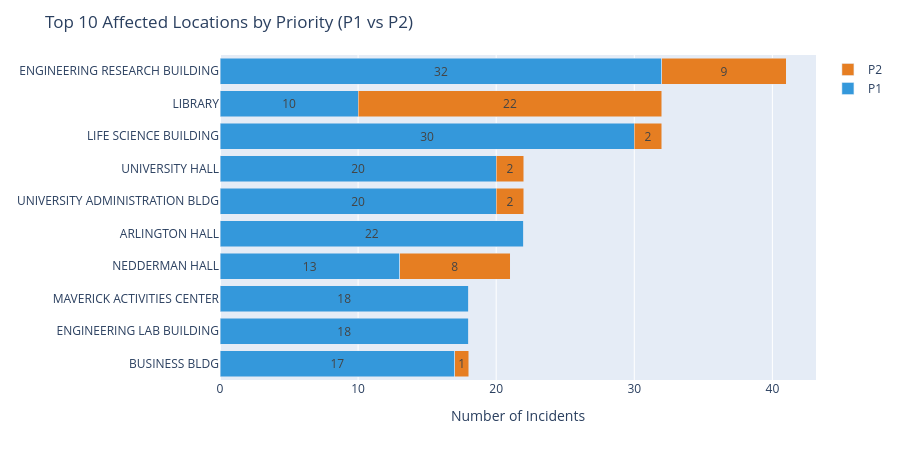
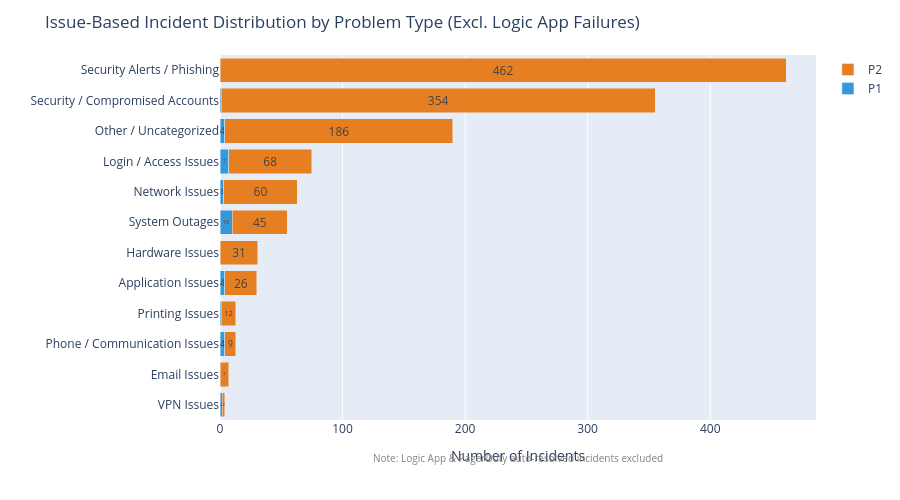
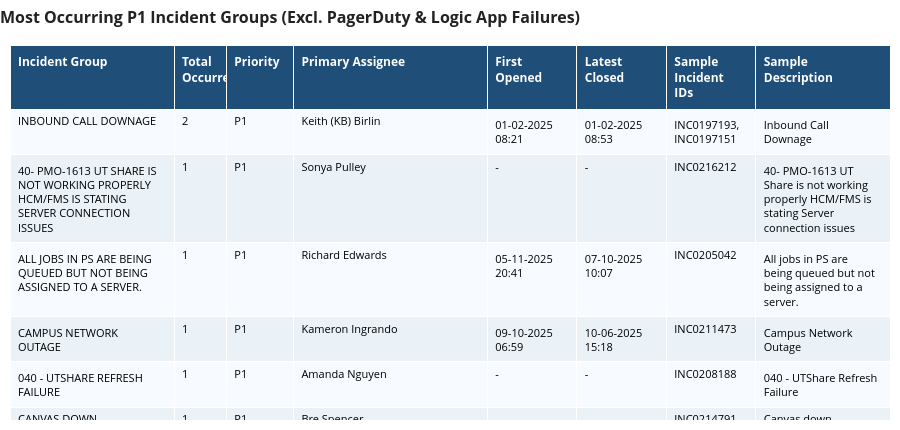
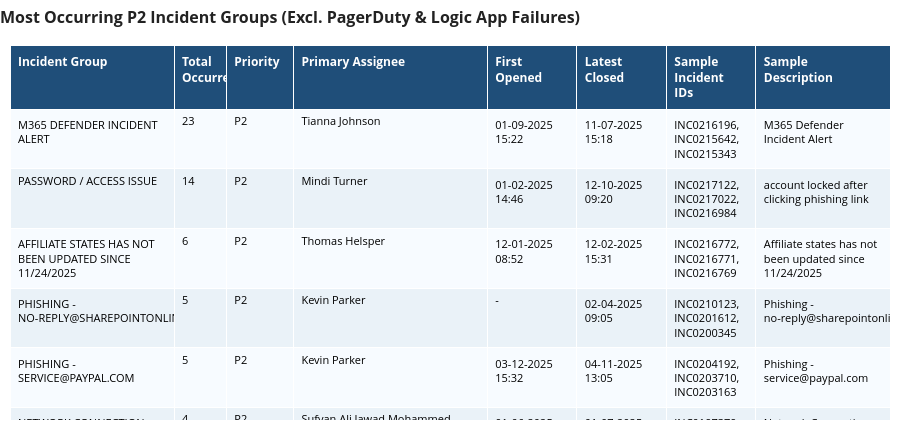

The cell these charts' notebook holds for them, in order:
### Code cell
import pandas as pd
import plotly.graph_objects as go

# ── CONFIG ──────────────────────────────────────────────────────
MAIN_FILE     = "data/BldgIDsDataset.csv"
BUILDING_FILE = "data/Building IDs.xlsx"
REGION_COL    = "Campus Region"
PRIORITY_COL  = "priority"
DESC_COL      = "short_description_cleaned"
ORIG_DESC_COL = "short_description"
NUMBER_COL    = "number"
ASSIGNED_COL  = "assigned_to"
OPENED_COL    = "opened at"
CLOSED_COL    = "closed at"
LOGIC_PATTERNS = ["PAGERDUTY", "LOGIC APP", "FAILED LOGIC APP", "FAILED LOGIC", "LOGIC FAILURE"]

# ── LOAD & CLEAN ─────────────────────────────────────────────────
df   = pd.read_csv(MAIN_FILE, encoding="latin1")
bldg = pd.read_excel(BUILDING_FILE)

for col in [REGION_COL, PRIORITY_COL, DESC_COL]:
    if col in df.columns:
        df[col] = df[col].astype(str).str.strip().str.upper()
bldg[REGION_COL] = bldg[REGION_COL].astype(str).str.strip().str.upper()
for col in [OPENED_COL, CLOSED_COL]:
    if col in df.columns:
        df[col] = pd.to_datetime(df[col], errors="coerce")

location_names = set(bldg[REGION_COL].dropna().unique())
location_df = df[df[REGION_COL].isin(location_names)].copy()
issue_df    = df[~df[REGION_COL].isin(location_names)].copy()
print(f"Location-based: {len(location_df):,}  |  Issue-based: {len(issue_df):,}")

# ── SHARED: stacked horizontal bar helper ────────────────────────
def horiz_bar(plot_df, title, note=None, h=460):
    fig = go.Figure()
    fig.add_trace(go.Bar(
        y=plot_df.index, x=plot_df["P1"], orientation="h", name="P1",
        marker_color="#3498db",
        text=plot_df["P1"].apply(lambda v: str(v) if v > 0 else ""),
        textposition="inside", insidetextanchor="middle",
        hovertemplate="%{y}<br>P1: %{x}<extra></extra>",
    ))
    fig.add_trace(go.Bar(
        y=plot_df.index, x=plot_df["P2"], orientation="h", name="P2",
        marker_color="#e67e22",
        text=plot_df["P2"].apply(lambda v: str(v) if v > 0 else ""),
        textposition="inside", insidetextanchor="middle",
        hovertemplate="%{y}<br>P2: %{x}<extra></extra>",
    ))
    anns = [dict(text=note, xref="paper", yref="paper", x=0.5, y=-0.13,
                 showarrow=False, font=dict(size=10, color="grey"))] if note else []
    fig.update_layout(barmode="stack", height=h, title=title,
                      xaxis_title="Number of Incidents",
                      margin=dict(l=220, r=30, t=55, b=80), annotations=anns)
    return fig

# ── CHART 1: Top 10 Affected Locations ──────────────────────────
loc_p12  = location_df[location_df[PRIORITY_COL].isin(["P1", "P2"])]
top_locs = loc_p12[REGION_COL].value_counts().head(10).index
plot_loc = (loc_p12[loc_p12[REGION_COL].isin(top_locs)]
            .groupby([REGION_COL, PRIORITY_COL]).size().unstack(fill_value=0))
for c in ["P1", "P2"]:
    if c not in plot_loc.columns: plot_loc[c] = 0
plot_loc["Total"] = plot_loc["P1"] + plot_loc["P2"]
plot_loc = plot_loc.sort_values("Total")
horiz_bar(plot_loc, "Top 10 Affected Locations by Priority (P1 vs P2)").show()

# ── CHART 2: Issue-Based Distribution ───────────────────────────
issue_clean = issue_df[
    (~issue_df[DESC_COL].str.contains("|".join(LOGIC_PATTERNS), na=False)) &
    (issue_df[PRIORITY_COL].isin(["P1", "P2"]))
].copy()

def group_issue(t):
    if any(x in t for x in ["COMPROMISED","HACKED","SECURITY BREACH"]): return "Security / Compromised Accounts"
    if any(x in t for x in ["PHISHING","MALWARE","DEFENDER","THREAT","SPAM"]): return "Security Alerts / Phishing"
    if any(x in t for x in ["NETWORK","WIFI","WI-FI","INTERNET","LATENCY","ETHERNET"]): return "Network Issues"
    if any(x in t for x in ["OUTAGE","DOWN","NOT WORKING","SERVICE DOWN"]): return "System Outages"
    if any(x in t for x in ["LOGIN","SIGN IN","AUTH","PASSWORD","ACCESS","LOCKED OUT","LOCKED"]): return "Login / Access Issues"
    if any(x in t for x in ["EMAIL","OUTLOOK","MAILBOX"]): return "Email Issues"
    if any(x in t for x in ["PHONE","CALL","VOICEMAIL","TEAMS CALL"]): return "Phone / Communication Issues"
    if any(x in t for x in ["PRINTER","PRINT","PHAROS"]): return "Printing Issues"
    if "VPN" in t: return "VPN Issues"
    if any(x in t for x in ["SOFTWARE","APPLICATION","APP ERROR","MYMAV","CANVAS","SITECORE","UTSHARE"]): return "Application Issues"
    if any(x in t for x in ["HARDWARE","LAPTOP","DEVICE","COMPUTER","MONITOR","PROJECTOR"]): return "Hardware Issues"
    return "Other / Uncategorized"

issue_clean["issue_group"] = issue_clean[DESC_COL].apply(group_issue)
plot_issue = issue_clean.groupby(["issue_group", PRIORITY_COL]).size().unstack(fill_value=0)
for c in ["P1", "P2"]:
    if c not in plot_issue.columns: plot_issue[c] = 0
plot_issue["Total"] = plot_issue["P1"] + plot_issue["P2"]
plot_issue = plot_issue.sort_values("Total")
horiz_bar(plot_issue,
          "Issue-Based Incident Distribution by Problem Type (Excl. Logic App Failures)",
          note="Note: Logic App & PagerDuty auto-resolved incidents excluded",
          h=500).show()
print(plot_issue[["P1", "P2", "Total"]])

# ── TABLES: Top Incident Groups ──────────────────────────────────
df_tbl = df[~df[DESC_COL].str.contains("|".join(LOGIC_PATTERNS), na=False)].copy()

replacements = {
    "M365 DEFENDER ALERT":     "M365 DEFENDER INCIDENT ALERT",
    "DEFENDER INCIDENT ALERT": "M365 DEFENDER INCIDENT ALERT",
    "PASSWORD RESET":          "PASSWORD / ACCESS ISSUE",
    "ACCOUNT LOCKED":          "PASSWORD / ACCESS ISSUE",
    "LOCKED OUT":              "PASSWORD / ACCESS ISSUE",
    "VPN NOT WORKING":         "VPN ISSUE",
    "OUTLOOK ISSUE":           "EMAIL ISSUE",
}
def normalize(text):
    t = str(text).upper().strip()
    for k, v in replacements.items():
        if k in t: return v
    return t

df_tbl["incident_group"] = df_tbl[DESC_COL].apply(normalize)

def build_summary(data, pval, top_n=10):
    temp = data[data[PRIORITY_COL] == pval]
    if temp.empty: return pd.DataFrame()
    agg = {
        "Total Occurrences":   (NUMBER_COL,   "count"),
        "Priority":            (PRIORITY_COL, lambda x: x.mode().iloc[0] if not x.mode().empty else pval),
        "Primary Assignee":    (ASSIGNED_COL, lambda x: x.mode().iloc[0] if not x.mode().empty else ""),
        "First Opened":        (OPENED_COL,   "min"),
        "Latest Closed":       (CLOSED_COL,   "max"),
        "Sample Incident IDs": (NUMBER_COL,   lambda x: ", ".join(x.astype(str).head(3))),
    }
    if ORIG_DESC_COL in data.columns:
        agg["Sample Description"] = (ORIG_DESC_COL,
                                     lambda x: x.dropna().iloc[0] if len(x.dropna()) > 0 else "")
    g = (temp.groupby("incident_group").agg(**agg)
         .reset_index().rename(columns={"incident_group": "Incident Group"})
         .sort_values("Total Occurrences", ascending=False).head(top_n))
    for col in ["First Opened", "Latest Closed"]:
        if col in g.columns:
            g[col] = pd.to_datetime(g[col], errors="coerce").dt.strftime("%m-%d-%Y %H:%M").fillna("-")
    g["Primary Assignee"] = g["Primary Assignee"].replace(["nan","None","null"], "-")
    if "Sample Description" in g.columns:
        g["Sample Description"] = g["Sample Description"].replace(["nan","None","null"], "-")
    return g

def make_table(df_t, title):
    col_widths = [220, 70, 90, 260, 120, 120, 120, 180]
    fig = go.Figure(data=[go.Table(
        columnwidth=col_widths[:len(df_t.columns)],
        header=dict(values=[f"<b>{c}</b>" for c in df_t.columns],
                    fill_color="#1F4E79", font=dict(color="white", size=12),
                    align="left", height=36),
        cells=dict(values=[df_t[c] for c in df_t.columns],
                   fill_color=[["#F7FBFF" if i%2==0 else "#EAF2F8" for i in range(len(df_t))]
                               for _ in df_t.columns],
                   align="left", font=dict(color="black", size=11), height=32),
    )])
    fig.update_layout(title=dict(text=f"<b>{title}</b>", x=0, font=dict(size=16, color="#222")),
                      margin=dict(l=10, r=10, t=45, b=10), height=430)
    return fig

top_p1 = build_summary(df_tbl, "P1")
top_p2 = build_summary(df_tbl, "P2")
make_table(top_p1, "Most Occurring P1 Incident Groups (Excl. PagerDuty & Logic App Failures)").show()
make_table(top_p2, "Most Occurring P2 Incident Groups (Excl. PagerDuty & Logic App Failures)").show()
print("\nP1 Summary:"); print(top_p1[["Incident Group","Total Occurrences","Primary Assignee"]].to_string())
print("\nP2 Summary:"); print(top_p2[["Incident Group","Total Occurrences","Primary Assignee"]].to_string())

### Figure 1 — Plotly figure (JSON) as saved in the notebook; plotly's stock layout.template omitted (floating-point values rounded to 4 significant figures)
{"data": [{"hovertemplate": "%{y}<br>P1: %{x}<extra></extra>", "insidetextanchor": "middle", "marker": {"color": "#3498db"}, "name": "P1", "orientation": "h", "text": ["17", "18", "18", "13", "22", "20", "20", "30", "10", "32"], "textposition": "inside", "type": "bar", "x": [17, 18, 18, 13, 22, 20, 20, 30, 10, 32], "y": ["BUSINESS BLDG", "ENGINEERING LAB BUILDING", "MAVERICK ACTIVITIES CENTER", "NEDDERMAN HALL", "ARLINGTON HALL", "UNIVERSITY ADMINISTRATION BLDG", "UNIVERSITY HALL", "LIFE SCIENCE BUILDING", "LIBRARY", "ENGINEERING RESEARCH BUILDING"]}, {"hovertemplate": "%{y}<br>P2: %{x}<extra></extra>", "insidetextanchor": "middle", "marker": {"color": "#e67e22"}, "name": "P2", "orientation": "h", "text": ["1", "", "", "8", "", "2", "2", "2", "22", "9"], "textposition": "inside", "type": "bar", "x": [1, 0, 0, 8, 0, 2, 2, 2, 22, 9], "y": ["BUSINESS BLDG", "ENGINEERING LAB BUILDING", "MAVERICK ACTIVITIES CENTER", "NEDDERMAN HALL", "ARLINGTON HALL", "UNIVERSITY ADMINISTRATION BLDG", "UNIVERSITY HALL", "LIFE SCIENCE BUILDING", "LIBRARY", "ENGINEERING RESEARCH BUILDING"]}], "layout": {"barmode": "stack", "height": 460, "margin": {"b": 80, "l": 220, "r": 30, "t": 55}, "title": {"text": "Top 10 Affected Locations by Priority (P1 vs P2)"}, "xaxis": {"title": {"text": "Number of Incidents"}}}}

### Figure 2 — Plotly figure (JSON) as saved in the notebook; plotly's stock layout.template omitted (floating-point values rounded to 4 significant figures)
{"data": [{"hovertemplate": "%{y}<br>P1: %{x}<extra></extra>", "insidetextanchor": "middle", "marker": {"color": "#3498db"}, "name": "P1", "orientation": "h", "text": ["2", "", "4", "1", "4", "", "10", "3", "7", "4", "1", ""], "textposition": "inside", "type": "bar", "x": [2, 0, 4, 1, 4, 0, 10, 3, 7, 4, 1, 0], "y": ["VPN Issues", "Email Issues", "Phone / Communication Issues", "Printing Issues", "Application Issues", "Hardware Issues", "System Outages", "Network Issues", "Login / Access Issues", "Other / Uncategorized", "Security / Compromised Accounts", "Security Alerts / Phishing"]}, {"hovertemplate": "%{y}<br>P2: %{x}<extra></extra>", "insidetextanchor": "middle", "marker": {"color": "#e67e22"}, "name": "P2", "orientation": "h", "text": ["2", "7", "9", "12", "26", "31", "45", "60", "68", "186", "354", "462"], "textposition": "inside", "type": "bar", "x": [2, 7, 9, 12, 26, 31, 45, 60, 68, 186, 354, 462], "y": ["VPN Issues", "Email Issues", "Phone / Communication Issues", "Printing Issues", "Application Issues", "Hardware Issues", "System Outages", "Network Issues", "Login / Access Issues", "Other / Uncategorized", "Security / Compromised Accounts", "Security Alerts / Phishing"]}], "layout": {"annotations": [{"font": {"color": "grey", "size": 10}, "showarrow": false, "text": "Note: Logic App & PagerDuty auto-resolved incidents excluded", "x": 0.5, "xref": "paper", "y": -0.13, "yref": "paper"}], "barmode": "stack", "height": 500, "margin": {"b": 80, "l": 220, "r": 30, "t": 55}, "title": {"text": "Issue-Based Incident Distribution by Problem Type (Excl. Logic App Failures)"}, "xaxis": {"title": {"text": "Number of Incidents"}}}}

### Figure 3 — Plotly figure (JSON) as saved in the notebook; plotly's stock layout.template omitted (floating-point values rounded to 4 significant figures)
{"data": [{"cells": {"align": "left", "fill": {"color": [["#F7FBFF", "#EAF2F8", "#F7FBFF", "#EAF2F8", "#F7FBFF", "#EAF2F8", "#F7FBFF", "#EAF2F8", "#F7FBFF", "#EAF2F8"], ["#F7FBFF", "#EAF2F8", "#F7FBFF", "#EAF2F8", "#F7FBFF", "#EAF2F8", "#F7FBFF", "#EAF2F8", "#F7FBFF", "#EAF2F8"], ["#F7FBFF", "#EAF2F8", "#F7FBFF", "#EAF2F8", "#F7FBFF", "#EAF2F8", "#F7FBFF", "#EAF2F8", "#F7FBFF", "#EAF2F8"], ["#F7FBFF", "#EAF2F8", "#F7FBFF", "#EAF2F8", "#F7FBFF", "#EAF2F8", "#F7FBFF", "#EAF2F8", "#F7FBFF", "#EAF2F8"], ["#F7FBFF", "#EAF2F8", "#F7FBFF", "#EAF2F8", "#F7FBFF", "#EAF2F8", "#F7FBFF", "#EAF2F8", "#F7FBFF", "#EAF2F8"], ["#F7FBFF", "#EAF2F8", "#F7FBFF", "#EAF2F8", "#F7FBFF", "#EAF2F8", "#F7FBFF", "#EAF2F8", "#F7FBFF", "#EAF2F8"], ["#F7FBFF", "#EAF2F8", "#F7FBFF", "#EAF2F8", "#F7FBFF", "#EAF2F8", "#F7FBFF", "#EAF2F8", "#F7FBFF", "#EAF2F8"], ["#F7FBFF", "#EAF2F8", "#F7FBFF", "#EAF2F8", "#F7FBFF", "#EAF2F8", "#F7FBFF", "#EAF2F8", "#F7FBFF", "#EAF2F8"]]}, "font": {"color": "black", "size": 11}, "height": 32, "values": [["INBOUND CALL DOWNAGE", "40- PMO-1613 UT SHARE IS NOT WORKING PROPERLY HCM/FMS IS STATING SERVER CONNECTION ISSUES", "ALL JOBS IN PS ARE BEING QUEUED BUT NOT BEING ASSIGNED TO A SERVER.", "CAMPUS NETWORK OUTAGE", "040 - UTSHARE REFRESH FAILURE", "CANVAS DOWN", "CSGOLD OUTAGE", "EXTENDED OUTAGE DUE TO MISSING DATA IN MYMAV PRD", "ERB OUTAGE", "I CAN'T ACCESS MY PEARSON ACCOUNTING II E-BOOK DESPITE PAYING FOR IT WITH THE COURSE FEE."], [2, 1, 1, 1, 1, 1, 1, 1, 1, 1], ["P1", "P1", "P1", "P1", "P1", "P1", "P1", "P1", "P1", "P1"], ["Keith (KB) Birlin", "Sonya Pulley", "Richard Edwards", "Kameron Ingrando", "Amanda Nguyen", "Bre Spencer", "JW Angel", "Richard Edwards", "Kameron Ingrando", "Adril Rodriguez"], ["01-02-2025 08:21", "-", "05-11-2025 20:41", "09-10-2025 06:59", "-", "-", "-", "-", "09-03-2025 10:32", "-"], ["01-02-2025 08:53", "-", "07-10-2025 10:07", "10-06-2025 15:18", "-", "-", "-", "07-10-2025 10:01", "09-03-2025 15:29", "-"], ["INC0197193, INC0197151", "INC0216212", "INC0205042", "INC0211473", "INC0208188", "INC0214791", "INC0210089", "INC0204475", "INC0210648", "INC0197973"], ["Inbound Call Downage", "40- PMO-1613 UT Share is not working properly HCM/FMS is stating Server connection issues ", "All jobs in PS are being queued but not being assigned to a server.", "Campus Network Outage", "040 - UTShare Refresh Failure", "Canvas down", "CSGold Outage", "Extended Outage Due to Missing Data in MyMav PRD", "ERB Outage", "I can't access my Pearson Accounting II e-Book despite paying for it with the course fee."]]}, "columnwidth": [220, 70, 90, 260, 120, 120, 120, 180], "header": {"align": "left", "fill": {"color": "#1F4E79"}, "font": {"color": "white", "size": 12}, "height": 36, "values": ["<b>Incident Group</b>", "<b>Total Occurrences</b>", "<b>Priority</b>", "<b>Primary Assignee</b>", "<b>First Opened</b>", "<b>Latest Closed</b>", "<b>Sample Incident IDs</b>", "<b>Sample Description</b>"]}, "type": "table"}], "layout": {"height": 430, "margin": {"b": 10, "l": 10, "r": 10, "t": 45}, "title": {"font": {"color": "#222", "size": 16}, "text": "<b>Most Occurring P1 Incident Groups (Excl. PagerDuty & Logic App Failures)</b>", "x": 0}}}

### Figure 4 — Plotly figure (JSON) as saved in the notebook; plotly's stock layout.template omitted (floating-point values rounded to 4 significant figures)
{"data": [{"cells": {"align": "left", "fill": {"color": [["#F7FBFF", "#EAF2F8", "#F7FBFF", "#EAF2F8", "#F7FBFF", "#EAF2F8", "#F7FBFF", "#EAF2F8", "#F7FBFF", "#EAF2F8"], ["#F7FBFF", "#EAF2F8", "#F7FBFF", "#EAF2F8", "#F7FBFF", "#EAF2F8", "#F7FBFF", "#EAF2F8", "#F7FBFF", "#EAF2F8"], ["#F7FBFF", "#EAF2F8", "#F7FBFF", "#EAF2F8", "#F7FBFF", "#EAF2F8", "#F7FBFF", "#EAF2F8", "#F7FBFF", "#EAF2F8"], ["#F7FBFF", "#EAF2F8", "#F7FBFF", "#EAF2F8", "#F7FBFF", "#EAF2F8", "#F7FBFF", "#EAF2F8", "#F7FBFF", "#EAF2F8"], ["#F7FBFF", "#EAF2F8", "#F7FBFF", "#EAF2F8", "#F7FBFF", "#EAF2F8", "#F7FBFF", "#EAF2F8", "#F7FBFF", "#EAF2F8"], ["#F7FBFF", "#EAF2F8", "#F7FBFF", "#EAF2F8", "#F7FBFF", "#EAF2F8", "#F7FBFF", "#EAF2F8", "#F7FBFF", "#EAF2F8"], ["#F7FBFF", "#EAF2F8", "#F7FBFF", "#EAF2F8", "#F7FBFF", "#EAF2F8", "#F7FBFF", "#EAF2F8", "#F7FBFF", "#EAF2F8"], ["#F7FBFF", "#EAF2F8", "#F7FBFF", "#EAF2F8", "#F7FBFF", "#EAF2F8", "#F7FBFF", "#EAF2F8", "#F7FBFF", "#EAF2F8"]]}, "font": {"color": "black", "size": 11}, "height": 32, "values": [["M365 DEFENDER INCIDENT ALERT", "PASSWORD / ACCESS ISSUE", "AFFILIATE STATES HAS NOT BEEN UPDATED SINCE 11/24/2025", "PHISHING - NO-REPLY@SHAREPOINTONLINE.COM", "PHISHING - SERVICE@PAYPAL.COM", "NETWORK CONNECTION ISSUES", "COURSELEAF_COURSE_CATALOG_FILETRANSFER-TRIGGER-NULL-NULL-001 - UNIQUE CONSTRAINT", "UNABLE TO LOGIN - PASSWORD OUT OF SYNC", "UNABLE TO LOGIN TO MYMAV.", "[ISOTICKET:5555824] UT/SECURITY: VERIFIED COMPROMISED USER ACCOUNT [UTA.EDU]"], [23, 14, 6, 5, 5, 4, 3, 3, 3, 3], ["P2", "P2", "P2", "P2", "P2", "P2", "P2", "P2", "P2", "P2"], ["Tianna Johnson", "Mindi Turner", "Thomas Helsper", "Kevin Parker", "Kevin Parker", "Sufyan Ali Jawad Mohammed", "Todd George", "Mindi Turner", "Deepesh Bhatia", "Kevin Parker"], ["01-09-2025 15:22", "01-02-2025 14:46", "12-01-2025 08:52", "-", "03-12-2025 15:32", "01-06-2025 06:21", "04-09-2025 09:40", "-", "05-11-2025 13:23", "12-04-2025 13:31"], ["11-07-2025 15:18", "12-10-2025 09:20", "12-02-2025 15:31", "02-04-2025 09:05", "04-11-2025 13:05", "01-07-2025 14:45", "04-09-2025 10:09", "-", "-", "12-05-2025 11:20"], ["INC0216196, INC0215642, INC0215343", "INC0217122, INC0217022, INC0216984", "INC0216772, INC0216771, INC0216769", "INC0210123, INC0201612, INC0200345", "INC0204192, INC0203710, INC0203163", "INC0197379, INC0197374, INC0197361", "INC0205047, INC0202904, INC0200370", "INC0197816, INC0197811, INC0197810", "INC0205015, INC0205007, INC0205004", "INC0217004, INC0216999, INC0216962"], ["M365 Defender Incident Alert", "account locked after clicking phishing link", "Affiliate states has not been updated since 11/24/2025", "Phishing - no-reply@sharepointonline.com", "Phishing -  service@paypal.com", "Network Connection issues", "Courseleaf_Course_Catalog_FileTransfer-Trigger-NULL-NULL-001  - Unique constraint", "unable to login - password out of sync", "Unable to login to MyMav.", "[ISOTicket:5555824] UT/SECURITY: Verified Compromised User Account [UTA.EDU]"]]}, "columnwidth": [220, 70, 90, 260, 120, 120, 120, 180], "header": {"align": "left", "fill": {"color": "#1F4E79"}, "font": {"color": "white", "size": 12}, "height": 36, "values": ["<b>Incident Group</b>", "<b>Total Occurrences</b>", "<b>Priority</b>", "<b>Primary Assignee</b>", "<b>First Opened</b>", "<b>Latest Closed</b>", "<b>Sample Incident IDs</b>", "<b>Sample Description</b>"]}, "type": "table"}], "layout": {"height": 430, "margin": {"b": 10, "l": 10, "r": 10, "t": 45}, "title": {"font": {"color": "#222", "size": 16}, "text": "<b>Most Occurring P2 Incident Groups (Excl. PagerDuty & Logic App Failures)</b>", "x": 0}}}
